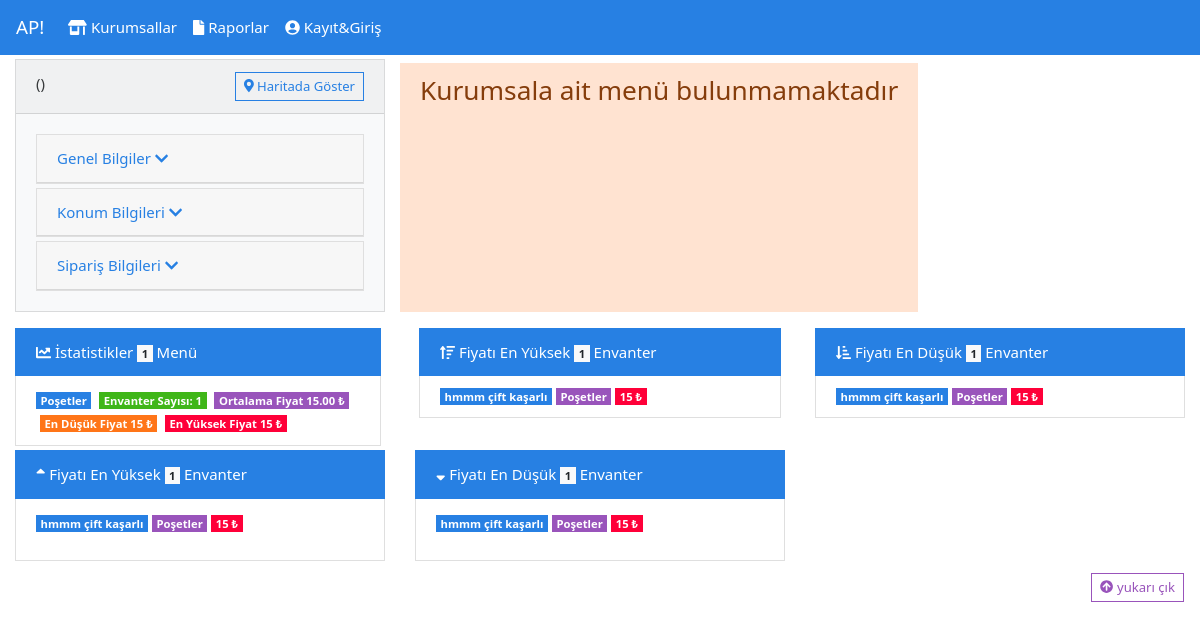
/kurumsal/omurserdarr, run on an earlier commit of the app's database.
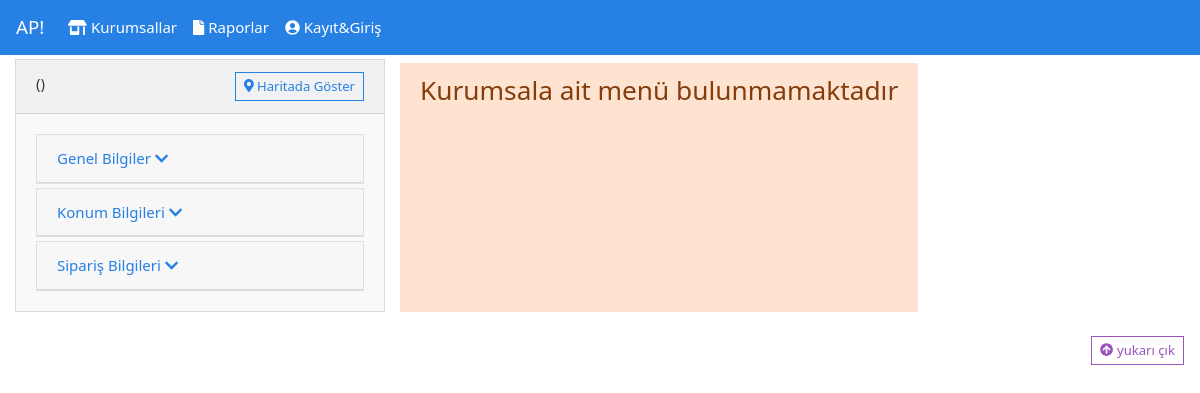
And on a later commit of the database.
### tables this page shows
CREATE TABLE `tabMenu` (
  `id` int(11) NOT NULL,
  `kurumsal_id` int(11) UNSIGNED NOT NULL,
  `ad` varchar(50) NOT NULL
);

CREATE TABLE `envanter` (
  `id` int(11) NOT NULL,
  `tabMenu_id` int(11) NOT NULL,
  `ad` varchar(120) NOT NULL,
  `tanim` varchar(150) DEFAULT NULL,
  `fiyat` float NOT NULL,
  `alinabilirMi` tinyint(1) NOT NULL DEFAULT 0
);

### kurumsaldetay.php (the view, shortened to what this page needs)
<?php
 include "db.php";
    $urlm=$_SERVER['SERVER_NAME'].$_SERVER['REQUEST_URI'];
    $dizim=explode("/",$urlm);
	$urlusername=strip_tags($dizim[2]);
	$usernamesor=$db->query("select * from kurumsal where kullaniciadi='$urlusername'");
	include "header.php";
	if($usernamesor->rowCount()>0){
	   $sor=$db->query("select id from kurumsal where kullaniciadi='$urlusername'");
	   $cek=$sor->fetch(PDO::FETCH_ASSOC);
	   $id=$cek["id"];
	   $url = "https://api.omurserdar.com/api/kurumsal/index.php?id=$id";
       $json = file_get_contents($url);
       $jsonverilerim = json_decode($json, true);
$kumekurbilgi=$jsonverilerim["kurumsalbilgileri"];
$kumekurbilgikurtab=$jsonverilerim["kurumsalTab"];
$kumekurbilgi_kurenvtab=$jsonverilerim["kurumsalEnv"];
?>
    <div class="container-fluid mt-1">
        <div class="row">
            <div class="col-md-4">
            <div class="card bg-light mb-3">
              <div class="card-header"><?=$kumekurbilgi["ad"]?> (<?=$kumekurbilgi["kullaniciadi"]?>)
              <button type="button" class="btn btn-outline-primary btn-sm float-right" data-toggle="modal" data-target="#konumModal">
                  <i class="fas fa-map-marker-alt"></i> Haritada Göster
                </button>
              </div>
              <div class="card-body">
        <div id="accordion">
                  <div class="card">
                    <div class="card-header">
                      <a class="card-link" data-toggle="collapse" href="#collapseGenel">
                        Genel Bilgiler <i id="cgi" class="fas fa-chevron-down"></i>
                      </a>
                    </div>
                  </div>
                  <div class="card mt-1">
                    <div class="card-header">
                      <a class="card-link" data-toggle="collapse" href="#collapseKonum">
                        Konum Bilgileri <i id="cki" class="fas fa-chevron-down"></i>
                      </a>
                    </div>
                  </div>
                <div class="card mt-1">
                    <div class="card-header">
                      <a class="card-link" data-toggle="collapse" href="#collapseSiparis">
                        Sipariş Bilgileri <i id="csi" class="fas fa-chevron-down"></i>
                      </a>
                    </div>
                </div>
        </div>
      </div>
    </div>
</div>
    <?
    if(!empty($kumekurbilgikurtab)){
   ?>
    <div class="col-md-8 text-center">
        <div class="row">
    <?
    $sayac=1;
     foreach($kumekurbilgikurtab as $kurbilgikt){
         $menuid=$kurbilgikt["id"];
         ?>
         <div class="col-md-4">
            <div class="ml-1 mb-1 card border-success" id="accordion">
                <div class="card-header">
                  <a data-toggle="collapse" data-parent="#accordion" href="#collapse<?=$sayac?>" id="<?=$menuid?>"><?=$kurbilgikt["ad"]?>
                  <span class="badge badge-primary badge-pill"><?=$kurbilgikt["sayi"]?></span>
                  </a>
                </div>
                <div class="card-body">
                    <div id="collapse<?=$sayac?>" class="panel-collapse collapse in">
                        <div class="panel-body">
         <?
         foreach($kumekurbilgi_kurenvtab as $kurbilgi_ket){
            if($kurbilgikt["id"]==$kurbilgi_ket["tabid"]){
                                    ?>
                            <div class="ml-1 mb-1 card border-dark">
                                <div class="card-body">
    <h5 class="card-title"><?=$kurbilgi_ket["ad"]?><span class="badge badge-pill badge-info ml-1"><?=$kurbilgi_ket['fiyat']?> &#8378;</span></h5>
    <?
    if($kurbilgi_ket["tanim"]!=" "){?>
    <h6 class="card-subtitle mb-2 text-muted"><?=$kurbilgi_ket["tanim"]?></h6>
    <?
    }
    if($kurbilgi_ket["alim"]==1){?>
            <span class='badge badge-pill badge-success'><i class='fas fa-toggle-on'></i> Sipariş Verilebilir </span>
        <?}
        else{
        ?>
        <span class='badge badge-pill badge-danger'><i class='fas fa-toggle-off'></i> Sipariş Verilemez  </span>
        <?
        }
        $eid=$kurbilgi_ket["envanterid"];
        $envSepet=$db->prepare("select count(*) as sepenvsay from sepet,envanter
where sepet.envanter_id=envanter.id
AND envanter.id=:peid");
        $envSepet->execute(["peid"=>$eid]);
        $cek=$envSepet->fetch(PDO::FETCH_ASSOC);
        if($cek["sepenvsay"]>0){
            echo '<p>Şu anda <button type="button" class="btn btn-info btn-sm mt-1 text-white" data-toggle="modal" data-target="#envsepMod'.$eid.'">
            '.$cek["sepenvsay"].'</button> kişinin sepetinde</p>';
            $callproc=$db->prepare("call sp_envkiminsepetinde(:peid)");
            $callproc->execute(array("peid"=>$eid));
        echo'<div class="modal fade" id="envsepMod'.$eid.'" tabindex="-1" role="dialog" aria-labelledby="envsepMod'.$eid.'Title" aria-hidden="true">
  <div class="modal-dialog" role="document">
    <div class="modal-content">
      <div class="modal-header">
        <h5 class="modal-title" id="envsepMod'.$eid.'Title">'.$kurbilgi_ket["ad"].' Kimin Sepetinde</h5>
        <button type="button" class="close" data-dismiss="modal" aria-label="Close">
          <span aria-hidden="true">&times;</span>
        </button>
      </div>
      <div class="modal-body">';
       while($cek=$callproc->fetch(PDO::FETCH_ASSOC)){
           echo $cek["ad"]."<br>";
       }
      echo '</div>
    </div>
  </div>
</div>';
        }
        ?>
                                               </div>
                                           </div>
                                           <?
 }
}
?>
</div>
</div>
</div>
</div>
</div>
<?
$sayac++;
     }
     ?>
     </div>
     </div>
<?
}
else{
    echo '<div class="alert alert-warning mt-1 text-center" role="alert">
      <h3> Kurumsala ait menü bulunmamaktadır</h3>
</div>';
}
?>
    </div>
    <div class="row">
      <?
                $callproc=$db->prepare("call sp_kurumsalTabMenuOrtMinMax(:pid)");
                $callproc->execute(array("pid"=>$id));
                if($callproc->rowCount()>0){?>
                <div class="col-md-4">
                    <ul class="list-group mr-1 mb-1">
                        <li class="list-group-item active"><i class="fas fa-chart-line"></i> İstatistikler <span class="badge badge-light"> <?=$callproc->rowCount()?> </span> Menü</li>
                <?
                while($callcek=$callproc->fetch(PDO::FETCH_ASSOC)){
                 echo '<li class="list-group-item"><span class="badge badge-primary">'.$callcek["ad"].'</span>
                 <span class="badge badge-success ml-1 mt-1">Envanter Sayısı: '.$callcek["ENVANTERSAYISI"].' </span>
                 <span class="badge badge-info ml-1 mt-1">Ortalama Fiyat '.$callcek["ORTALAMAFIYAT"].' ₺</span>
                 <span class="badge badge-warning ml-1 mt-1">En Düşük Fiyat '.$callcek["ENDUSUKFIYAT"].' ₺</span>
                 <span class="badge badge-danger ml-1 mt-1">En Yüksek Fiyat '.$callcek["ENYUKSEKFIYAT"].' ₺</span>
                 </li>';
                }
                }
                ?>
                 </ul>
                </div>
                <?
                $callproc=$db->prepare("call sp_max5envanter(:pid)");
                $callproc->execute(array("pid"=>$id));
                if($callproc->rowCount()>0){?>
            <div class="col-md-4">
                <ul class="list-group mr-1 ml-1">
                    <li class="list-group-item active"><i class="fas fa-sort-amount-up"></i> Fiyatı En Yüksek <span class="badge badge-light"> <?=$callproc->rowCount()?> </span> Envanter</li>
                <?
                while($callcek=$callproc->fetch(PDO::FETCH_ASSOC)){
                 echo '<li class="list-group-item"><span class="badge badge-primary mr-1">'.$callcek["ad"].'</span><span class="badge badge-info mr-1"> '.$callcek["menuad"].' </span><span class="badge badge-danger mr-1">'.$callcek["fiyat"].' ₺</span></li>';
                }
                }
                ?>
                </ul>
            </div>
                <?
                $callproc=$db->prepare("call sp_min5envanter(:pid)");
                $callproc->execute(array("pid"=>$id));
                if($callproc->rowCount()>0){?>
            <div class="col-md-4">
                <ul class="list-group">
                    <li class="list-group-item active"><i class="fas fa-sort-amount-down-alt"></i> Fiyatı En Düşük <span class="badge badge-light"> <?=$callproc->rowCount()?> </span> Envanter</li>
                <?
                while($callcek=$callproc->fetch(PDO::FETCH_ASSOC)){
                 echo '<li class="list-group-item"><span class="badge badge-primary mr-1">'.$callcek["ad"].'</span><span class="badge badge-info mr-1"> '.$callcek["menuad"].' </span><span class="badge badge-danger mr-1">'.$callcek["fiyat"].' ₺</span></li>';
                }
                }
                ?>
                </ul>
            </div>
                <?
                $callproc=$db->prepare("call sp_maxenvanter(:pid)");
                $callproc->execute(array("pid"=>$id));
                if($callproc->rowCount()>0){?>
            <div class="col-md-4 mb-1">
                <ul class="list-group">
                    <li class="list-group-item active"><i class="fas fa-sort-up"></i> Fiyatı En Yüksek <span class="badge badge-light"> <?=$callproc->rowCount()?> </span> Envanter</li>
                <?
                while($callcek=$callproc->fetch(PDO::FETCH_ASSOC)){
                 echo '<li class="list-group-item"><p><span class="badge badge-primary mr-1">'.$callcek["ad"].'</span><span class="badge badge-info mr-1"> '.$callcek["menuad"].' </span><span class="badge badge-danger mt-1">'.$callcek["fiyat"].' ₺</span></p></li>';
                }
                }
                ?>
                </ul>
            </div>
                <?
                $callproc=$db->prepare("call sp_minenvanter(:pid)");
                $callproc->execute(array("pid"=>$id));
                if($callproc->rowCount()>0){?>
            <div class="col-md-4 mb-1">
                <ul class="list-group">
                    <li class="list-group-item active"><i class="fas fa-sort-down"></i> Fiyatı En Düşük <span class="badge badge-light"> <?=$callproc->rowCount()?> </span> Envanter</li>
                <?
                while($callcek=$callproc->fetch(PDO::FETCH_ASSOC)){
                 echo '<li class="list-group-item"><p><span class="badge badge-primary mr-1">'.$callcek["ad"].'</span><span class="badge badge-info mr-1"> '.$callcek["menuad"].' </span><span class="badge badge-danger mt-1">'.$callcek["fiyat"].' ₺</span></p></li>';
                }
                }
                ?>
                </ul>
            </div>
    </div>
  </div>
  <?
	}
	else{
	    header("Location: https://www.omurserdar.com/404.php");
	}
	include "footer.php";
	?>

### header.php (shortened to what this page needs)
<html lang="tr">
  <head>
    <link rel="stylesheet" href="/assets/css/bootstrap.css">
    <link rel="stylesheet" href="/assets/css/jqueryconfirm.min.css">
    <link rel="stylesheet" href="/assets/css/fontawesome.min.css">
    <link rel="stylesheet" href="/assets/css/stilim.css">
  </head>
  <body>
    <header>
  <nav class="navbar navbar-expand-lg navbar-dark bg-primary">
  <a class="navbar-brand" href="/">AP!</a>
  <div class="navbar-collapse collapse show" id="navbarColor01" style="">
    <ul class="navbar-nav mr-auto">
      <li class="nav-item">
       <a class="nav-link" style="color:white" href="/kurumsallar"><i class="fas fa-store-alt"></i> Kurumsallar</a>
       </li>
       <li class="nav-item">
       <a class="nav-link" style="color:white" href="/raporlar"><i class="fas fa-file"></i> Raporlar</a>
      </li>
      <?php
      if(isset($_SESSION["kullanici_mail"])==false){
?>
<div class="dropdown2">
  <li class="nav-item">
     <a class="nav-link" style="color:white"><i class="fas fa-user-circle"></i> Kayıt&Giriş</a>
  </li>
</div>
<?php } ?>
    </ul>
  </div>
</nav>
</header>
<main role="main">

### footer.php (shortened to what this page needs)
</main>
<footer class="text-muted">
      <a class="top btn btn-outline-info btn-sm mt-2 mb-2 float-right mr-3" href="javascript:void(0)"><i class="fa fa-arrow-circle-up" aria-hidden="true"></i> yukarı çık</a>
</footer>
</body>
</html>

### assets/css/stilim.css (style rules this page uses)
.dropdown2 { position: relative; display: inline-block; }

What changed in the data, as far as the page shows it:
removed tabmenu: ad "Poşetler", ENVANTERSAYISI "1", ORTALAMAFIYAT "15.00", ENDUSUKFIYAT "15", ENYUKSEKFIYAT "15"
removed envanter: ad "hmmm çift kaşarlı", tabMenu.ad "Poşetler", fiyat "15"
Also different on the page:
$callproc->rowCount(): "1" → (not shown)
text no longer shown: "İstatistikler Menü Fiyatı En Yüksek Envanter Fiyatı En Düşük Envanter Fiyatı En Yüksek Envanter Fiyatı En Düşük Envanter"
